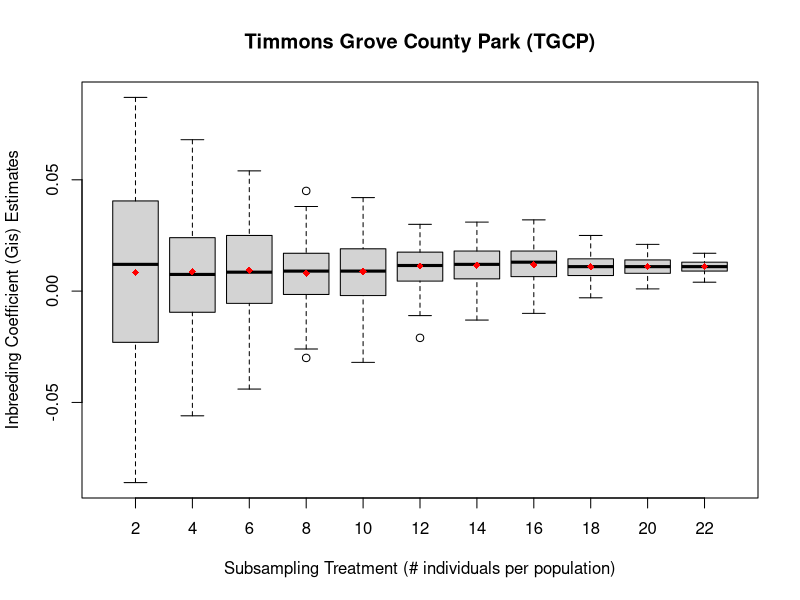

Generate this figure with R:
#####Example code for generating a boxplot, exactly as it should be entered into 'R'

setwd("/Users/jermaine/ISU_Projects/Webbhelix_Project/subproject--MinSampSize_for_Pop_Genomics/06_MinSampSize_Boxplots_InNOut_Files/Gis_Estimates")
SNP<-read.csv('TGCP_Gis_SubSamp_Estimates_Boxplot_input.csv')
head(SNP)
boxplot(SNP$TGCP.Gis.estimates~SNP$Subsampling.group, xlab='Subsampling Treatment (# individuals per population)', ylab='Inbreeding Coefficient (Gis) Estimates', main='Timmons Grove County Park (TGCP)')
means <- tapply(SNP$TGCP.Gis.estimates,SNP$Subsampling.group,mean)
points(means,col="red",pch=18)
#points(means,pch=3)

############################################################################################

#boxplot(SNP$SNP.error.rate~SNP$Parameter, xlab='Stacks parameter', ylab='SNP error rate', main='SNP')

#means <- tapply(SNP$SNP.error.rate,SNP$Parameter,mean)
#points(means,col="red",pch=18)
